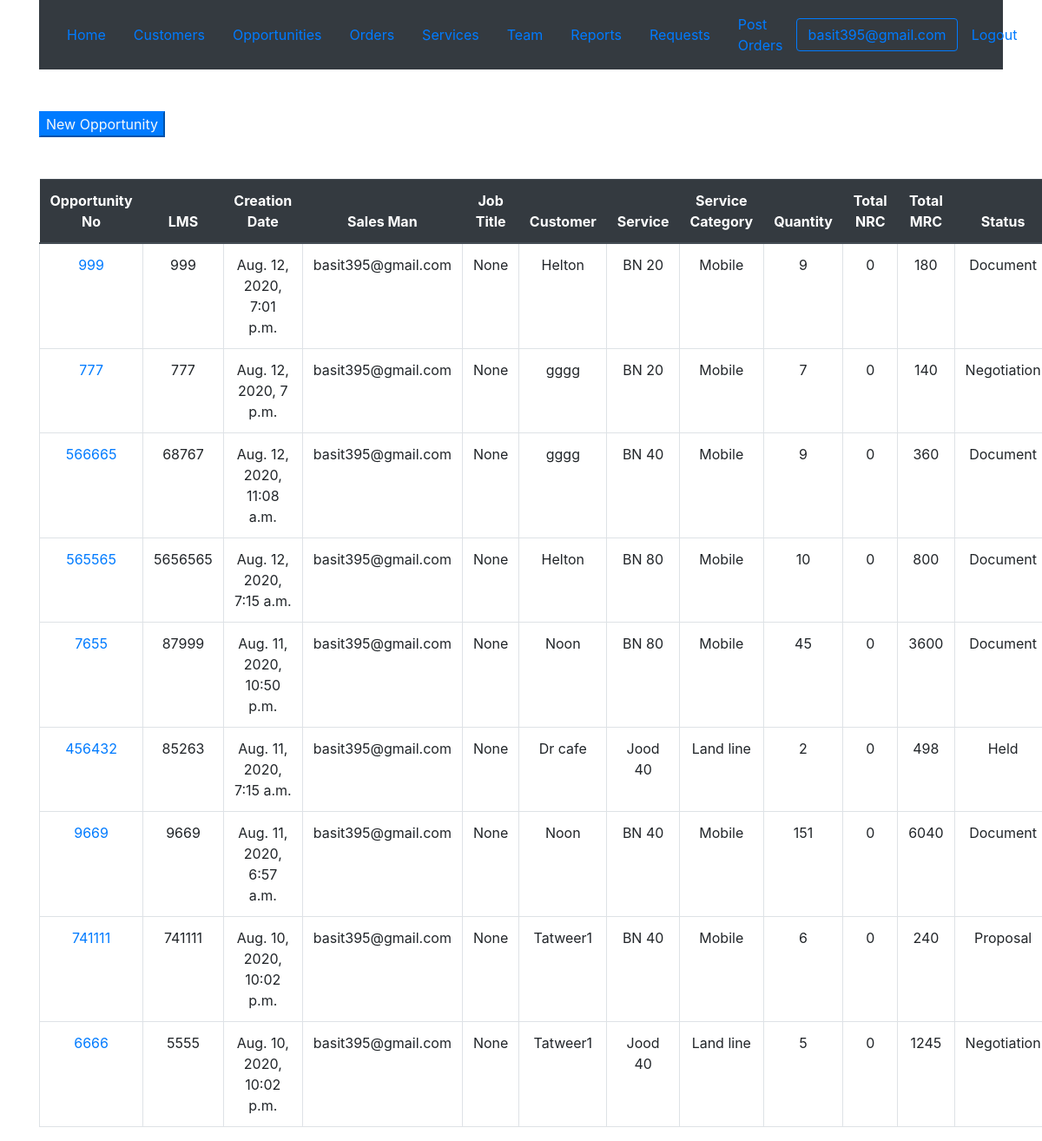
The page /crmapp/opportunity/ (signed in) on the database its author committed.
### crmapp/models.py (models this page shows, shortened)
class opportunity(models.Model):
    lms = models.IntegerField("LMS No",unique=True)
    opportunityno = models.IntegerField("Opportunity No",unique=True)
    creationdate = models.DateTimeField("Creation Date",auto_now_add=True)
    salesman = models.ForeignKey(User,blank=True,null=True,on_delete=models.CASCADE,related_name='salesman_opportunities',verbose_name ='Sales Man')
    employeejobtitle = models.CharField("Job Title",max_length=100,null=True) #def
    customer = models.ForeignKey(customer,blank=True,on_delete=models.CASCADE,related_name='customer_opportunities',verbose_name ='Customer')
    service = models.ForeignKey(service,blank=True,on_delete=models.CASCADE,related_name='service_opportunities',verbose_name ='Service')
    servicecategory = models.CharField("Service Category",max_length=100,null=True) #def
    status = models.ForeignKey(operationstatus,blank=True,on_delete=models.CASCADE,related_name='status_opportunities',verbose_name ='Status',null=True,default=defaultstatus)
    noofservices = models.IntegerField("No Of Services",default=1)
    updatedate = models.DateTimeField("Update Date",auto_now=True)
    authorized = models.CharField("Authorized Person",max_length=100,null=True,blank=True)
    totalnrc = models.IntegerField("Total NRC")
    totalmrc = models.IntegerField("Total MRC")
    coordinates = models.CharField("Coordinates",max_length=100,null=True,blank=True)
    class Meta:
        verbose_name ='Opportunity'
        verbose_name_plural ='Opportunitys'

class customer(models.Model):
    creator = models.ForeignKey(User,blank=True,null=True,on_delete=models.CASCADE,related_name='user_customers',verbose_name ='Creator')
    customername = models.CharField("Customer Name",max_length=100,null=True)
    cr = models.IntegerField(null = True,blank = True, unique=True)
    activity  = models.CharField(max_length=100,blank=True)
    no_of_employees = models.IntegerField(null = True,blank = True)
    branches = models.IntegerField(null = True,blank = True)
    district  = models.CharField(max_length = 100,blank = True)
    street  = models.CharField(max_length=100,blank=True)
    phone = models.IntegerField(null = True,blank = True)
    email = models.EmailField(null = True,blank = True)
    current_services = models.CharField(max_length=1000,blank=True)
    notes = models.CharField(max_length=1000,blank=True)
    creationdate = models.DateTimeField("Creation Date",auto_now_add=True)
    updatedate = models.DateTimeField("Update Date",auto_now=True)
    def __str__(self):
        return self.customername

class service(models.Model):
    servicename = models.CharField("Service",max_length=100,null=True)
    servicecategory = models.ForeignKey(servicecategory,blank=True,on_delete=models.CASCADE,related_name='category_services',verbose_name ='Service Category')
    ncc_id = models.IntegerField(unique=True)
    catalogue_id = models.IntegerField(unique=True)
    nrc = models.IntegerField()
    mrc = models.IntegerField()
    commission = models.IntegerField()
    def __str__(self):
        return self.servicename

class operationstatus(models.Model):
    operationstatusname = models.CharField("Operation_Status",max_length=100,null=True)
    class Meta:
        verbose_name ='Operation Status'
        verbose_name_plural ='Operation Status'
    def __str__(self):
        return self.operationstatusname

### crmapp/views.py (the view)
# urls.py: path('opportunity/', views.opportunitylist, name='opportunitylist'),
@login_required
def opportunitylist(request):
    opportunitylist = opportunity.objects.all().order_by('-creationdate')
    context = {'opportunitylist':opportunitylist}
    return render(request, 'crmapp/opportunitylist.html',context)

### crmapp/templates/crmapp/opportunitylist.html
{% extends 'crmapp/base.html' %}
{% block content %}
<div class="container mt-5">
<button  class="btn-primary text-light"><a class="text-light "href="{% url 'newopportunity' %}">New Opportunity</a></button>
{% if opportunitylist %}
<table class="table mt-5">
    <thead class="thead-dark">
  <tr>
    <th class="text-center">Opportunity No</th>
    <th class="text-center">LMS</th>
    <th class="text-center">Creation Date</th>
    <th class="text-center">Sales Man</th>
    <th class="text-center">Job Title</th>
    <th class="text-center">Customer</th>
    <th class="text-center">Service</th>
    <th class="text-center">Service Category</th>
    <th class="text-center">Quantity</th>
    <th class="text-center">Total NRC</th>
    <th class="text-center">Total MRC</th>
    <th class="text-center">Status</th>
  </tr>
  {% for opportunity in opportunitylist %}
  <tr>
  <td class="border text-center"><a href="{% url 'opportunitydetail' pk=opportunity.id %}">{{opportunity.opportunityno}}</a></td>
  <td class="border text-center">{{opportunity.lms}}</td>
  <td class="border text-center">{{opportunity.creationdate}}</td>
  <td class="border text-center">{{opportunity.salesman}}</td>
  <td class="border text-center">{{opportunity.employeejobtitle}}</td>
  <td class="border text-center">{{opportunity.customer}}</td>
  <td class="border text-center">{{opportunity.service}}</td>
  <td class="border text-center">{{opportunity.servicecategory}}</td>
  <td class="border text-center">{{opportunity.noofservices}}</td>
  <td class="border text-center">{{opportunity.totalnrc}}</td>
  <td class="border text-center">{{opportunity.totalmrc}}</td>
  <td class="border text-center">{{opportunity.status}}</td>
  </tr>
  {% endfor %}
</table>
{% endif %}
</div>
  {% endblock %}

### crmapp/templates/crmapp/base.html (shortened to what this page needs)
<!DOCTYPE html>
<html lang="en" dir="ltr">
  <head>
<link rel="stylesheet" href="https://stackpath.bootstrapcdn.com/bootstrap/4.5.0/css/bootstrap.min.css">
</head>
  <body>
  <div class="container">
  <nav class="navbar navbar-expand-lg navbar-light bg-dark">
    <a class="nav-link" href="{% url 'home' %}">Home<span class="sr-only">(current)</span></a>
    <a class="nav-link" href="{% url 'customerslist' %}"> Customers <span class="sr-only">(current)</span></a>
    <a class="nav-link" href="{% url 'opportunitylist' %}"> Opportunities <span class="sr-only">(current)</span></a>
    <a class="nav-link" href="{% url 'order' %}">Orders<span class="sr-only">(current)</span></a>
    <a class="nav-link" href="{% url 'servicelist' %}">Services<span class="sr-only">(current)</span></a>
    <a class="nav-link" href="{% url 'stafflist' %}">Team <span class="sr-only">(current)</span></a>
    <a class="nav-link" href="">Reports<span class="sr-only">(current)</span></a>
    <a class="nav-link" href="{% url 'suggestion' %}">Requests<span class="sr-only">(current)</span></a>
    <a class="nav-link" href="{% url 'orderpost' %}">Post Orders<span class="sr-only">(current)</span></a>
    {% if user.username %}
    <button  class="btn btn-outline-primary">{{user.username}}</a></button>
    <a class="nav-link" href="{% url 'logout' %}">Logout<span class="sr-only">(current)</span></a>
    {% else %}
    <a class="nav-link" href="{% url 'login' %}">Login<span class="sr-only">(current)</span></a>
    {% endif %}
  </nav>
</div>
{% block content %}
  {% endblock %}
  </body>
</html>

### rows shown on the page
opportunity: opportunityno "999", lms "999", creationdate "Aug. 12, 2020, 7:01 p.m.", salesman "basit395@gmail.com", employeejobtitle "None", customer "Helton", service "BN 20", servicecategory "Mobile", noofservices "9", totalnrc "0", totalmrc "180", status "Document"
opportunity: opportunityno "777", lms "777", creationdate "Aug. 12, 2020, 7 p.m.", salesman "basit395@gmail.com", employeejobtitle "None", customer "gggg", service "BN 20", servicecategory "Mobile", noofservices "7", totalnrc "0", totalmrc "140", status "Negotiation"
opportunity: opportunityno "566665", lms "68767", creationdate "Aug. 12, 2020, 11:08 a.m.", salesman "basit395@gmail.com", employeejobtitle "None", customer "gggg", service "BN 40", servicecategory "Mobile", noofservices "9", totalnrc "0", totalmrc "360", status "Document"
opportunity: opportunityno "565565", lms "5656565", creationdate "Aug. 12, 2020, 7:15 a.m.", salesman "basit395@gmail.com", employeejobtitle "None", customer "Helton", service "BN 80", servicecategory "Mobile", noofservices "10", totalnrc "0", totalmrc "800", status "Document"
opportunity: opportunityno "7655", lms "87999", creationdate "Aug. 11, 2020, 10:50 p.m.", salesman "basit395@gmail.com", employeejobtitle "None", customer "Noon", service "BN 80", servicecategory "Mobile", noofservices "45", totalnrc "0", totalmrc "3600", status "Document"
opportunity: opportunityno "456432", lms "85263", creationdate "Aug. 11, 2020, 7:15 a.m.", salesman "basit395@gmail.com", employeejobtitle "None", customer "Dr cafe", service "Jood 40", servicecategory "Land line", noofservices "2", totalnrc "0", totalmrc "498", status "Held"
opportunity: opportunityno "9669", lms "9669", creationdate "Aug. 11, 2020, 6:57 a.m.", salesman "basit395@gmail.com", employeejobtitle "None", customer "Noon", service "BN 40", servicecategory "Mobile", noofservices "151", totalnrc "0", totalmrc "6040", status "Document"
opportunity: opportunityno "741111", lms "741111", creationdate "Aug. 10, 2020, 10:02 p.m.", salesman "basit395@gmail.com", employeejobtitle "None", customer "Tatweer1", service "BN 40", servicecategory "Mobile", noofservices "6", totalnrc "0", totalmrc "240", status "Proposal"
opportunity: opportunityno "6666", lms "5555", creationdate "Aug. 10, 2020, 10:02 p.m.", salesman "basit395@gmail.com", employeejobtitle "None", customer "Tatweer1", service "Jood 40", servicecategory "Land line", noofservices "5", totalnrc "0", totalmrc "1245", status "Negotiation"

### other values the page prints
{{ user.username }} "basit395@gmail.com"
